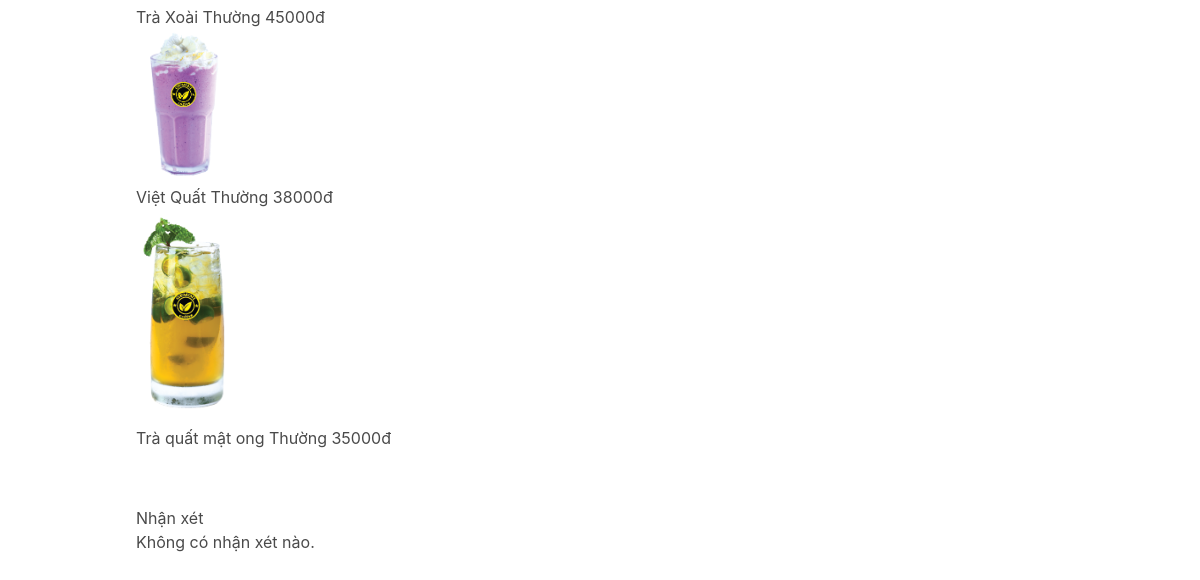
Before: /reviews/8/ (lower part) with the older database file.
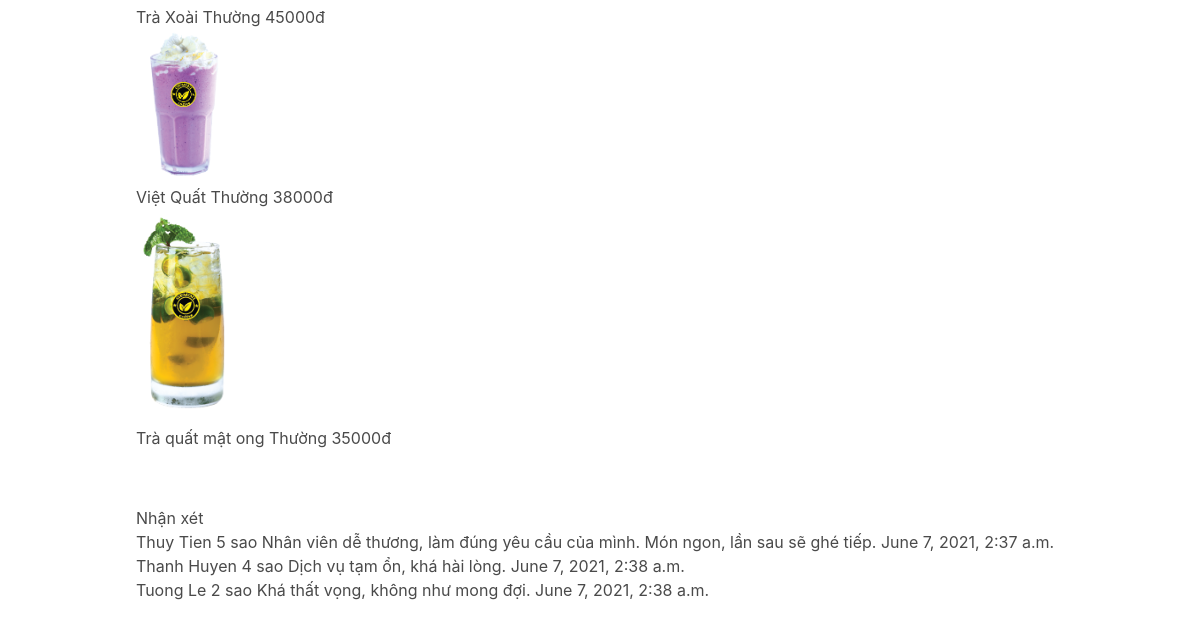
After: the same page with the newer database file.
### reviews/models.py (models this page shows)
class Menu(models.Model):
    coffee_bar = models.ForeignKey(CoffeeBar, on_delete=models.CASCADE)
    name = models.CharField(null=False, blank=False, max_length=255)
    price = models.DecimalField(max_digits=10, decimal_places=0)
    image = models.ImageField(upload_to='menus', null=True, blank=True)
    description = models.CharField(null=True, max_length=255, blank=True)

class Review(models.Model):
    author = models.ForeignKey(User, on_delete=models.CASCADE)
    coffee_bar = models.ForeignKey(CoffeeBar, on_delete=models.CASCADE)
    vote = models.PositiveIntegerField(default=5)
    description = models.TextField(null=True)
    created_at = models.DateTimeField(auto_now_add=True)

### reviews/views.py (the view)
# urls.py: path('<int:coffeeBar_id>/', coffee_bars_detail, name='detail'),
def coffee_bars_detail(request, coffeeBar_id):
    coffeeBar = get_object_or_404(CoffeeBar, pk=coffeeBar_id)
    return render(request, 'reviews/coffee_bars_detail.html', {'coffeeBar': coffeeBar})

### reviews/templates/reviews/coffee_bars_detail.html (shortened to what this page needs)
{% extends 'base.html' %}
{% block content %}
 <div class="shadow-2xl bg-white rounded-md mb-5 px-4 py-4">
		{% for menu in coffeeBar.menu_set.all %}
		<div class="item">
			<div class="coffee-img">
            <img class="img-item" src="{{ menu.image.url }}" width="100px" height="auto">
			</div>
			<div class="item_menu">
				<label class="name" for="menu{{ forloop.counter }}">{{ menu.name }}</label>
				<label class="description" for="menu{{ forloop.counter }}">{{ menu.description }}</label>
				<label class="price" for="menu{{ forloop.counter }}">{{ menu.price }}đ</label>
			</div>
		</div>
		{% endfor %}
</div>
<div class="shadow-2xl bg-white rounded-md mb-5 px-4 py-4">
	<h1 class="text-black font-bold">Nhận xét</h1>
		{% if coffeeBar.review_set.all %}
			{% for review in coffeeBar.review_set.all %}
				<div class="item">
					<label class="user-name" for="review{{ forloop.counter }}">{{ review.author.last_name }} {{ review.author.first_name }}</label>
					<label class="vote" for="review{{ forloop.counter }}">{{ review.vote }} sao</label>
					<label class="description" for="review{{ forloop.counter }}">{{ review.description }}</label>
					<label class="time" for="review{{ forloop.counter }}">{{ review.created_at }}</label>
				</div>
			{% endfor %}
		{% else %}
        	<p>Không có nhận xét nào.</p>
    {% endif %}
</div>
{% endblock content %}

Changed rows visible on the page:
added Review: author.last_name "Thuy", author.first_name "Tien", vote "5", description "Nhân viên dễ thương, làm đúng yêu cầu của mình. Món ngon, lần sau sẽ ghé tiếp.", created_at "June 7, 2021, 2:37 a.m."
added Review: author.last_name "Thanh", author.first_name "Huyen", vote "4", description "Dịch vụ tạm ổn, khá hài lòng.", created_at "June 7, 2021, 2:38 a.m."
added Review: author.last_name "Tuong", author.first_name "Le", vote "2", description "Khá thất vọng, không như mong đợi.", created_at "June 7, 2021, 2:38 a.m."
Other visible differences:
text no longer shown: "Không có nhận xét nào."
